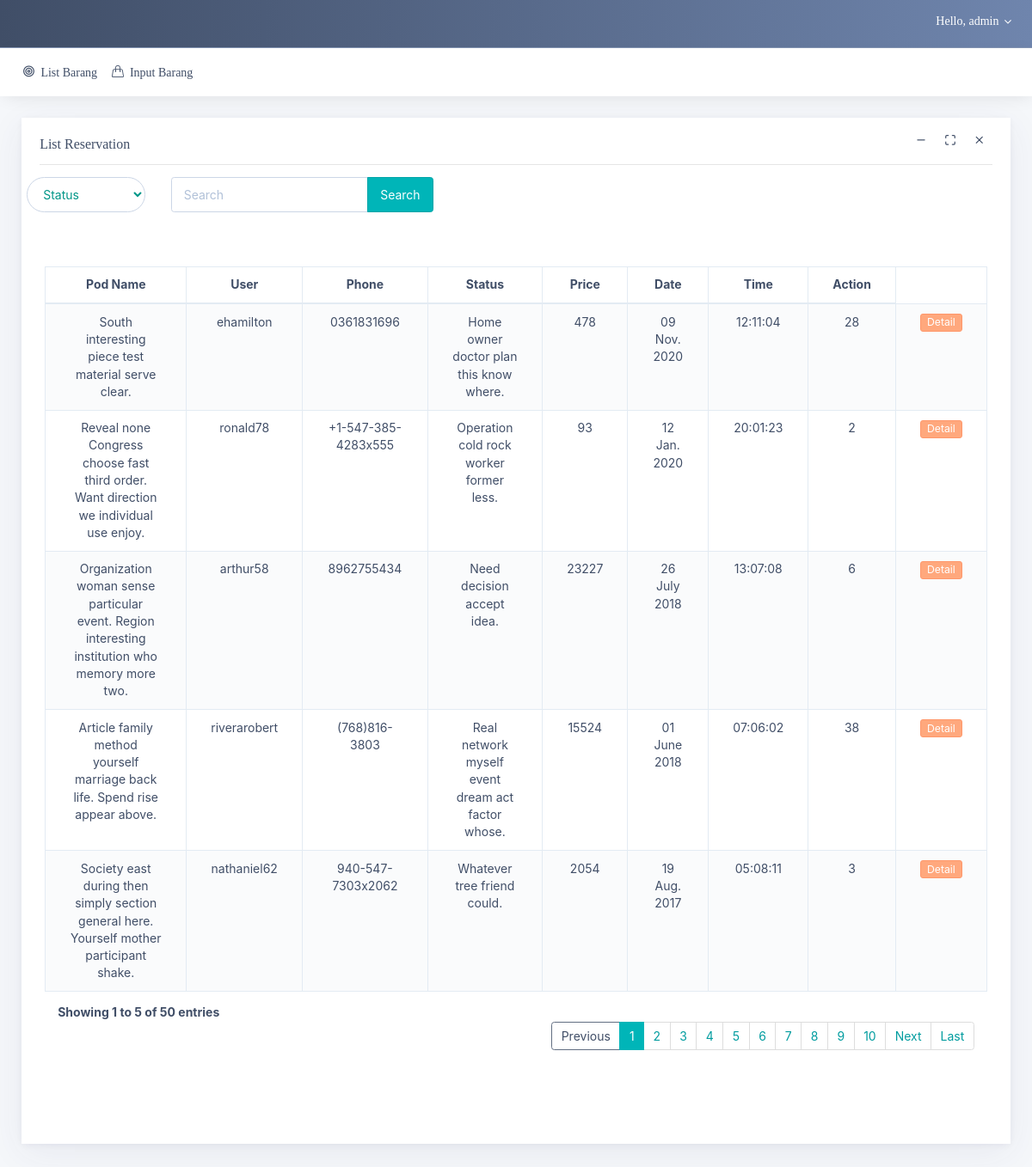
The app's page /home/ (signed in) with its own data.
### home/models.py (models this page shows, shortened)
class Reservation(models.Model):
	podName 	= models.CharField(max_length=100)
	userName 	= models.CharField(max_length=100)
	phone 		= models.CharField(max_length=20,blank=True)
	status 		= models.CharField(max_length=50)
	price 		= models.IntegerField()
	bookingTime = models.DateTimeField()
	create 		= models.DateTimeField(default=timezone.now)
	update 		= models.DateTimeField(default=timezone.now)

### home/views.py (the view)
# urls.py: path('',views.index, name="index"),
@login_required(login_url='index')
def index(request):
	req =[]
	if request.method == 'POST':
		kategori = request.POST.get('kategori')
		search  = request.POST.get('search')
		sdate  = request.POST.get('sdate')
		edate  = request.POST.get('edate')
		if kategori == 'status':
			data = Reservation.objects.filter(status__icontains=search).order_by('-bookingTime')
		elif kategori == 'podName':
			data = Reservation.objects.filter(podName__icontains=search).order_by('-bookingTime')
		elif kategori == 'date':
			data = Reservation.objects.filter(bookingTime__gte=sdate, bookingTime__lte=edate).order_by('-bookingTime')
		req = {
			'kat' : kategori,
			'search' : search,
			'sdate' : sdate,
			'edate' : edate,
		}
	else:
		data = Reservation.objects.all().order_by('-bookingTime')
	paginator = Paginator(data, 5)
	page_num = request.GET.get('page', 1)
	try:
		page = paginator.page(page_num)
	except EmptyPage:
		page = paginator.page(paginator.num_pages)
	except PageNotAnInteger:
		page = paginator.page(1)
	currentpage = int((5 * page.number) - 4)
	tonumber = currentpage + 4
	context = {
		'title': 'Home',
		'page_obj' : page,
		'pagin' : paginator,
		'number' : currentpage,
		'tonumber' : tonumber,
		'req' : req,
	}
	return render(request,'index.html',context)

### home/templates/index.html (shortened to what this page needs)
{% extends "layout/bases.html" %}
{% block content %}
<div class="card">
	<div class="card-header">
		<h5>List Reservation </h5>
		<hr>
		<div class="input-group">
			<div class="row ">
				<form method="post">
					<div class="form-group row">
						<div class="col-md-4  grey text-xs-center">
							<select id="kategori" name="kategori" class="selectpicker form-control round teal">
								<option value="status">Status</option>
							</select>
						</div>
						<div class="col-md-8">
							<div class="input-group">
								<input type="text" class="form-control" id="search" name="search" placeholder="Search" aria-describedby="button-addon2" value="{{req.search}}">
								<div class="input-group-append" id="button-addon2">
									<button class="btn btn-primary" type="submit" data-toggle="modal" data-target="#Pos_addCustomer"> Search</button>
								</div>
							</div>
						</div>
					</div>
				</form>
			</div>
		</div>
		<div class="heading-elements">
			<ul class="list-inline mb-0">
				<li><a data-action="collapse"><i class="ft-minus"></i></a></li>
				<li><a data-action="expand"><i class="ft-maximize"></i></a></li>
				<li><a data-action="close"><i class="ft-x"></i></a></li>
			</ul>
		</div>
	</div>
	<div class="card-content">
		<div class="card-body">
			<div class="card-body pt-0">
				<div class="row pt-0">
					<div class="col-sm-12">
						<div class="card">
							<div class="card-content">
								<div class="row">
									<table id="example" class="table table-striped table-bordered" style="width:100%">
										<thead class="text-center">
											<tr>
												<th>Pod Name</th>
												<th>User</th>
												<th>Phone</th>
												<th>Status</th>
												<th>Price</th>
												<th>Date</th>
												<th>Time</th>
												<th>Action</th>
											</tr>
										</thead>
										<tbody id="tbody" class="text-center">
											{% for res in page_obj %}
											<tr>
												<td>{{res.podName  }}</td>
												<td>{{res.userName}}</td>
												<td>{{res.phone}}</td>
												<td>{{res.status }}</td>
												<td>{{res.price}}</td>
												<td>{{res.bookingTime|date:"d N Y"}}</td>
												<td>{{res.bookingTime|date:"H:m:s"}}</td>
												<td>{{res.id}}</td>
												<td>
													<a href="{% url 'home:detail' res.id %}" class="btn btn-warning btn-sm btn-edit">Detail</a>
												</td>
											</tr>
											{% endfor %}
										</tbody>
									</table>
								</div>
								<div class="dataTables_info" id="productstable_info" role="status" aria-live="polite">
									<b>Showing {{number}} to {{tonumber}} of {{pagin.count}} entries </b>
								</div>
								<div class=" float-right" >
									<ul class="pagination">
										{% if page_obj.has_previous %}
										<li class="paginate_button page-item previous" id="productstable_previous">
											<a href="{% url "home:index" %}?page=1" aria-controls="productstable" data-dt-idx="0" tabindex="0" class="page-link">First</a>
										</li>
										<li class="paginate_button page-item previous" id="productstable_previous">
											<a href="{% url "home:index" %}?page={{page_obj.previous_page_number}}" aria-controls="productstable" data-dt-idx="0" tabindex="0" class="page-link">Previous</a>
										</li>
										{% else %}
										<li class="paginate_button page-item previous disabled" id="productstable_previous">
											<a href="#" aria-controls="productstable" data-dt-idx="0" tabindex="0" class="page-link">Previous</a>
										</li>
										{% endif %}
										{% for i in pagin.page_range  %}
										{% if page_obj.number == i %}
										<li class="paginate_button page-item active">
										{% else %}
										<li class="paginate_button page-item">
										{% endif %}
										<a href="{% url "home:index" %}?page={{i}}" aria-controls="productstable" data-dt-idx="1" tabindex="0" class="page-link">{{i}}</a>
										</li>
										{% endfor %}
										{% if page_obj.has_next %}
										<li class="paginate_button page-item next" id="productstable_next">
											<a href="{% url "home:index" %}?page={{page_obj.next_page_number}}" aria-controls="productstable" data-dt-idx="6" tabindex="0" class="page-link">Next</a>
										</li>
										<li class="paginate_button page-item next" id="productstable_next">
											<a href="{% url "home:index" %}?page={{page_obj.paginator.num_pages}}" aria-controls="productstable" data-dt-idx="6" tabindex="0" class="page-link">Last</a>
										</li>
										{% else %}
										<li class="paginate_button page-item next disabled" id="productstable_next">
											<a href="#" aria-controls="productstable" data-dt-idx="6" tabindex="0" class="page-link">Next</a>
										</li>
										{% endif %}
									</ul>
								</div>
							</div>
						</div>
					</div>
				</div>
			</div>
		</div>
	</div>
</div>
	{% endblock content %}

### templates/layout/bases.html (shortened to what this page needs)
{% load static %}
<!DOCTYPE html>
<html class="loading" lang="en" data-textdirection="ltr">
<head>
  <link href="{% static "css/googlefont.css" %}" rel="stylesheet">
  <link rel="stylesheet" type="text/css" href="{% static "css/vendor/bootstrap.css" %}">
  <link rel="stylesheet" type="text/css" href="{% static "css/vendor/style.css" %}">
  <link rel="stylesheet" type="text/css" href="{% static "css/vendor/font-awesome.min.css" %}">
  <link rel="stylesheet" type="text/css" href="{% static "css/vendor/flag-icon.min.css" %}">
  <link rel="stylesheet" type="text/css" href="{% static "css/vendor/pace.css" %}">
  <link rel="stylesheet" type="text/css" href="{% static "css/app/bootstrap-extended.css" %}">
  <link rel="stylesheet" type="text/css" href="{% static "css/app/colors.css" %}">
  <link rel="stylesheet" type="text/css" href="{% static "css/app/components.css" %}">
  <link rel="stylesheet" href="https://pos.ultimatekode.com/assets/custom/datepicker.min.css?v=6.123">
  <link rel="stylesheet" type="text/css" href="{% static "css/style.css" %}">
  <link rel="stylesheet" type="text/css" href="{% static "css/palette-gradient.css" %} ">
  <link rel="stylesheet" type="text/css" href="{% static "css/horizontal-menu.css" %}">
  <link rel="stylesheet" type="text/css" href="{% static "css/dataTables.bootstrap4.min.css" %}">
  <link rel="stylesheet" type="text/css" href="{% static "css/stylev6.css" %}">
</head>
<body class="horizontal-layout horizontal-menu 2-columns menu-expanded" data-open="click" data-menu="horizontal-menu" data-col="2-columns">
  <nav class="header-navbar navbar-expand-md navbar navbar-with-menu navbar-static-top navbar-dark bg-gradient-x-grey-blue navbar-border navbar-brand-center">
    <div class="navbar-wrapper">
      <div class="navbar-header">
      </div>
      <div class="navbar-container content">
        <div class="collapse navbar-collapse" id="navbar-mobile">
          <ul class="nav navbar-nav float-right">
            <li class="dropdown dropdown-user nav-item">
              <a class="dropdown-toggle nav-link dropdown-user-link" href="#" data-toggle="dropdown"><span class="user-name">Hello, {{user}}</span></a>
            </li>
          </ul>
        </div>
      </div>
    </div>
  </nav>
  {% include "layout/navbar.html" %}
  <div class="app-content content">
    <div class="content-wrapper">
      <div class="content-body">
        <div class="card">
          {% block content %}
          {% endblock content %}
        </div>
      </div>
    </div>
  </div>
</body>
</html>

### templates/layout/navbar.html
<div class="header-navbar navbar-expand-sm navbar navbar-horizontal navbar-fixed navbar-light navbar-without-dd-arrow navbar-shadow menu-border" role="navigation" data-menu="menu-wrapper">
  <div class="navbar-container main-menu-content" data-menu="menu-container">
    <ul class="nav navbar-nav" id="main-menu-navigation" data-menu="menu-navigation">
      <li class="nav-item">
        <a class="nav-link" href="{% url "index" %}"><i class="ft-target"></i>List Barang</a>
      </li>
      <li class="nav-item">
        <a class="nav-link" href=""><i class="icon-handbag"></i>Input Barang</a>
      </li>
    </ul>
  </div>
</div>

### static/css/palette-gradient.css (style rules this page uses)
.bg-gradient-x-grey-blue { background-image: -webkit-gradient(linear, left top, right top, from(#404E67), to(#6F85AD)); background-image: -webkit-linear-gradient(left, #404E67 0%, #6F85AD 100%); background-image: -moz-linear-gradient(left, #404E67 0%, #6F85AD 100%); background-image: -o-linear-gradient(left, #404E67 0%, #6F85AD 100%); background-image: linear-gradient(to right, #404E67 0%, #6F85AD 100%); background-repeat: repeat-x; }

### static/css/stylev6.css (style rules this page uses)
.navbar-wrapper { max-height: 8rem; }

### records on screen
Reservation: podName "South interesting piece test material serve clear.", userName "ehamilton", phone "0361831696", status "Home owner doctor plan this know where.", price "478", bookingTime "09 Nov. 2020", bookingTime "12:11:04", id "28"
Reservation: podName "Reveal none Congress choose fast third order. Want direction we individual use enjoy.", userName "ronald78", phone "+1-547-385-4283x555", status "Operation cold rock worker former less.", price "93", bookingTime "12 Jan. 2020", bookingTime "20:01:23", id "2"
Reservation: podName "Organization woman sense particular event. Region interesting institution who memory more two.", userName "arthur58", phone "8962755434", status "Need decision accept idea.", price "23227", bookingTime "26 July 2018", bookingTime "13:07:08", id "6"
Reservation: podName "Article family method yourself marriage back life. Spend rise appear above.", userName "riverarobert", phone "(768)816-3803", status "Real network myself event dream act factor whose.", price "15524", bookingTime "01 June 2018", bookingTime "07:06:02", id "38"
Reservation: podName "Society east during then simply section general here. Yourself mother participant shake.", userName "nathaniel62", phone "940-547-7303x2062", status "Whatever tree friend could.", price "2054", bookingTime "19 Aug. 2017", bookingTime "05:08:11", id "3"

### other values on screen
{{ user }} "admin"
{{ number }} "1"
{{ tonumber }} "5"
{{ pagin.count }} "50"
{{ i }} "1" "2" "3" "4" "5" "6" "7" "8" "9" "10"
